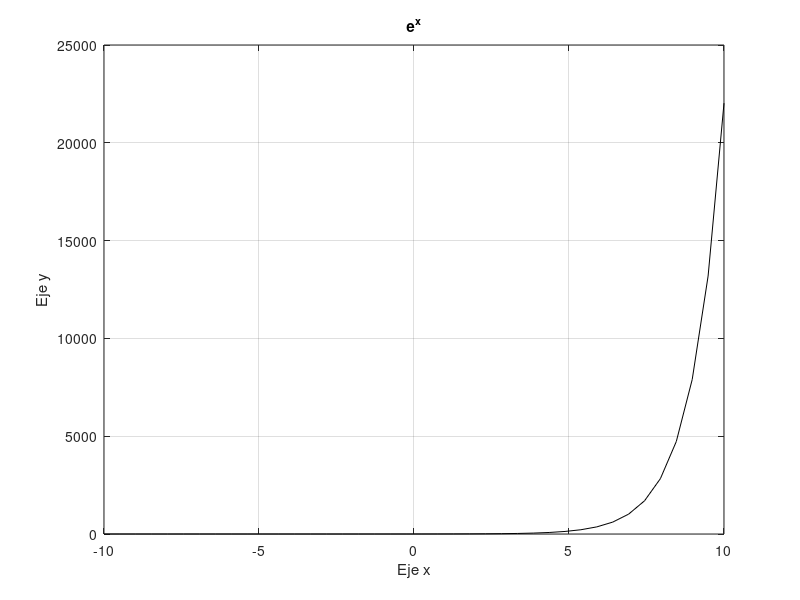

Here is the MATLAB script that generated this plot:
%Acá creamos un vector de valores (lim inferior, lim superior, n puntos)
x = linspace (-10, 10, 40);

%Acá graficamos las funciones
plot (x, exp(x), 'k');

%Acá ponemos titulo, leyenda y etiquetas ejes
title ('e^x');

xlabel('Eje x');
ylabel('Eje y');

grid on